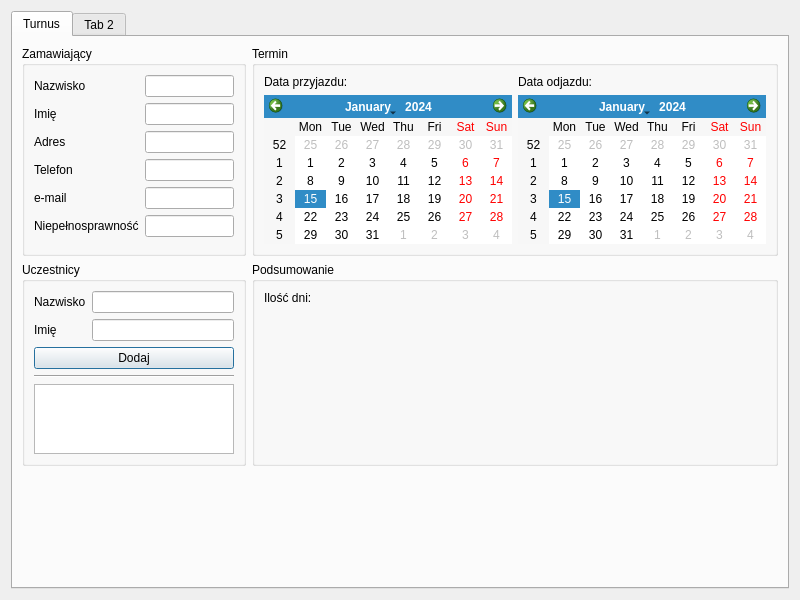
<?xml version="1.0" encoding="UTF-8"?>
<ui version="4.0">
 <class>NewReservationDialog</class>
 <widget class="QDialog" name="NewReservationDialog">
  <property name="geometry">
   <rect>
    <x>0</x>
    <y>0</y>
    <width>800</width>
    <height>600</height>
   </rect>
  </property>
  <property name="windowTitle">
   <string>Nowa rezerwacja</string>
  </property>
  <property name="sizeGripEnabled">
   <bool>false</bool>
  </property>
  <layout class="QGridLayout" name="gridLayout">
   <item row="0" column="0">
    <widget class="QTabWidget" name="tabWidget">
     <widget class="QWidget" name="batchTab">
      <attribute name="title">
       <string>Turnus</string>
      </attribute>
      <layout class="QGridLayout" name="gridLayout_2">
       <item row="2" column="1">
        <spacer name="verticalSpacer_2">
         <property name="orientation">
          <enum>Qt::Vertical</enum>
         </property>
         <property name="sizeHint" stdset="0">
          <size>
           <width>20</width>
           <height>265</height>
          </size>
         </property>
        </spacer>
       </item>
       <item row="2" column="0">
        <spacer name="verticalSpacer">
         <property name="orientation">
          <enum>Qt::Vertical</enum>
         </property>
         <property name="sizeHint" stdset="0">
          <size>
           <width>20</width>
           <height>40</height>
          </size>
         </property>
        </spacer>
       </item>
       <item row="0" column="1">
        <widget class="QGroupBox" name="dateGroupBox">
         <property name="title">
          <string>Termin</string>
         </property>
         <layout class="QGridLayout" name="gridLayout_3">
          <item row="0" column="0">
           <widget class="QLabel" name="beginLabel">
            <property name="text">
             <string>Data przyjazdu:</string>
            </property>
           </widget>
          </item>
          <item row="0" column="1">
           <widget class="QLabel" name="endLabel">
            <property name="text">
             <string>Data odjazdu:</string>
            </property>
           </widget>
          </item>
          <item row="1" column="0">
           <widget class="QCalendarWidget" name="beginCalendarWidget">
            <property name="sizePolicy">
             <sizepolicy hsizetype="Preferred" vsizetype="Fixed">
              <horstretch>0</horstretch>
              <verstretch>0</verstretch>
             </sizepolicy>
            </property>
           </widget>
          </item>
          <item row="1" column="1">
           <widget class="QCalendarWidget" name="endCalendarWidget">
            <property name="sizePolicy">
             <sizepolicy hsizetype="Preferred" vsizetype="Fixed">
              <horstretch>0</horstretch>
              <verstretch>0</verstretch>
             </sizepolicy>
            </property>
           </widget>
          </item>
         </layout>
        </widget>
       </item>
       <item row="0" column="0">
        <widget class="QGroupBox" name="mainGroupBox">
         <property name="title">
          <string>Zamawiający</string>
         </property>
         <layout class="QFormLayout" name="formLayout">
          <property name="labelAlignment">
           <set>Qt::AlignLeading|Qt::AlignLeft|Qt::AlignVCenter</set>
          </property>
          <property name="formAlignment">
           <set>Qt::AlignLeading|Qt::AlignLeft|Qt::AlignTop</set>
          </property>
          <item row="1" column="0">
           <widget class="QLabel" name="nameLabel">
            <property name="text">
             <string>Imię</string>
            </property>
           </widget>
          </item>
          <item row="1" column="1">
           <widget class="QLineEdit" name="nameLineEdit"/>
          </item>
          <item row="0" column="0">
           <widget class="QLabel" name="surnameLabel">
            <property name="text">
             <string>Nazwisko</string>
            </property>
           </widget>
          </item>
          <item row="0" column="1">
           <widget class="QLineEdit" name="surnameLineEdit"/>
          </item>
          <item row="2" column="0">
           <widget class="QLabel" name="addressLabel">
            <property name="text">
             <string>Adres</string>
            </property>
           </widget>
          </item>
          <item row="2" column="1">
           <widget class="QLineEdit" name="addressLineEdit"/>
          </item>
          <item row="3" column="0">
           <widget class="QLabel" name="phoneLabel">
            <property name="text">
             <string>Telefon</string>
            </property>
           </widget>
          </item>
          <item row="3" column="1">
           <widget class="QLineEdit" name="phoneLineEdit"/>
          </item>
          <item row="4" column="0">
           <widget class="QLabel" name="emailLabel">
            <property name="text">
             <string>e-mail</string>
            </property>
           </widget>
          </item>
          <item row="4" column="1">
           <widget class="QLineEdit" name="emailLineEdit"/>
          </item>
          <item row="5" column="0">
           <widget class="QLabel" name="disabilityLabel">
            <property name="text">
             <string>Niepełnosprawność</string>
            </property>
           </widget>
          </item>
          <item row="5" column="1">
           <widget class="QLineEdit" name="disabilityLineEdit"/>
          </item>
         </layout>
        </widget>
       </item>
       <item row="1" column="1">
        <widget class="QGroupBox" name="summaryGroupBox">
         <property name="title">
          <string>Podsumowanie</string>
         </property>
         <layout class="QFormLayout" name="formLayout_2">
          <item row="0" column="0">
           <widget class="QLabel" name="daysLabel">
            <property name="text">
             <string>Ilość dni:</string>
            </property>
           </widget>
          </item>
          <item row="0" column="1">
           <widget class="QLabel" name="daysValueLabel">
            <property name="text">
             <string/>
            </property>
           </widget>
          </item>
         </layout>
        </widget>
       </item>
       <item row="1" column="0">
        <widget class="QGroupBox" name="groupBox">
         <property name="title">
          <string>Uczestnicy</string>
         </property>
         <layout class="QFormLayout" name="formLayout_3">
          <item row="0" column="0">
           <widget class="QLabel" name="participantSurnameLabel">
            <property name="text">
             <string>Nazwisko</string>
            </property>
           </widget>
          </item>
          <item row="0" column="1">
           <widget class="QLineEdit" name="participantSurnameLineEdit"/>
          </item>
          <item row="1" column="0">
           <widget class="QLabel" name="participantNameLabel">
            <property name="text">
             <string>Imię</string>
            </property>
           </widget>
          </item>
          <item row="1" column="1">
           <widget class="QLineEdit" name="participantNameLineEdit"/>
          </item>
          <item row="2" column="0" colspan="2">
           <widget class="QPushButton" name="addParticipantPushButton">
            <property name="text">
             <string>Dodaj</string>
            </property>
           </widget>
          </item>
          <item row="3" column="0" colspan="2">
           <widget class="Line" name="line">
            <property name="orientation">
             <enum>Qt::Horizontal</enum>
            </property>
           </widget>
          </item>
          <item row="4" column="0" colspan="2">
           <widget class="QListWidget" name="participantsListWidget"/>
          </item>
         </layout>
        </widget>
       </item>
      </layout>
     </widget>
     <widget class="QWidget" name="tab_2">
      <attribute name="title">
       <string>Tab 2</string>
      </attribute>
     </widget>
    </widget>
   </item>
  </layout>
 </widget>
 <resources/>
 <connections/>
</ui>
